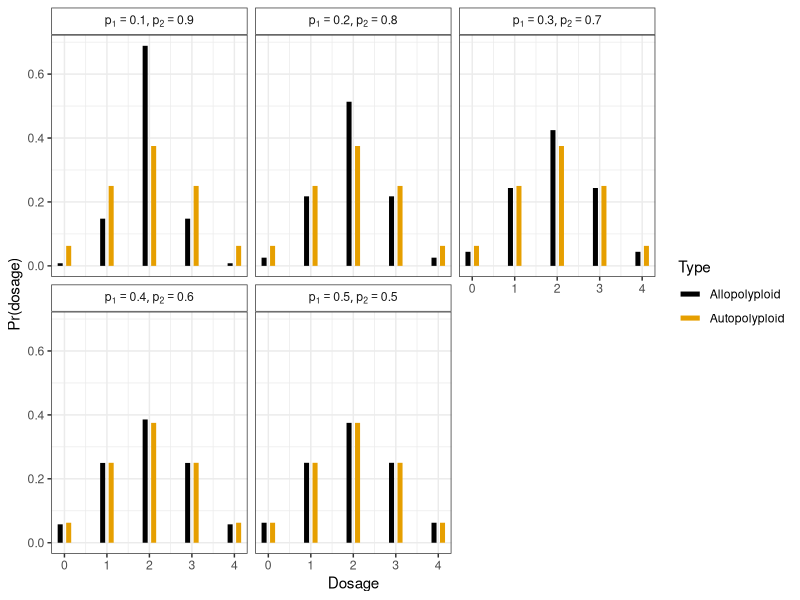

Write R code to recreate this figure.
########
## Visualize the effects of preferential pairing
########

library(ggplot2)
library(tidyr)
library(dplyr)
library(ggthemes)
ploidy <- 4
p1seq <- seq(0.1, 0.5, by = 0.1)
p2seq <- seq(0.9, 0.5, by = -0.1)

for (i in seq_along(p1seq)) {
  p1 <- p1seq[[i]]
  p2 <- p2seq[[i]]
  pbar <- (p1 + p2) / 2

  yauto <- dbinom(x = 0:ploidy, size = ploidy, prob = pbar)

  ygen1 <- dbinom(x = 0:(ploidy/2), size = ploidy/2, prob = p1)
  ygen2 <- dbinom(x = 0:(ploidy/2), size = ploidy/2, prob = p2)
  yallo <- convolve(x = ygen1, y = rev(ygen2), type = "open")

  if (i == 1) {
    probdf <- data.frame(x = 0:ploidy, yauto = yauto, yallo = yallo, p = paste("list(p[1]==", p1, ", p[2]==", p2, ")"))
  } else {
    tempdf <- data.frame(x = 0:ploidy, yauto = yauto, yallo = yallo, p = paste("list(p[1]==", p1, ", p[2]==", p2, ")"))
    probdf <- rbind(probdf, tempdf)
  }
}

problong <- pivot_longer(data = probdf,
                         cols = c("yauto", "yallo"),
                         names_to = "type",
                         values_to = "prob")
problong <- mutate(problong, Type = recode(type,
                                           "yauto" = "Autopolyploid",
                                           "yallo" = "Allopolyploid"),
                   x = x - 1/10 + (Type == "Autopolyploid") / 5)

ggplot(problong, aes(x = x, xend = x, y = 0, yend = prob, color = Type)) +
  geom_segment(lwd = 1.7) +
  facet_wrap(.~ p, labeller = label_parsed) +
  scale_color_colorblind() +
  theme_bw() +
  theme(strip.background = element_rect(fill = "white")) +
  ylab("Pr(dosage)") +
  xlab("Dosage") ->
  pl

ggsave(filename = "./output/ped/allo_auto_dist.pdf",
       plot = pl,
       width = 6,
       height = 3,
       family = "Times")
